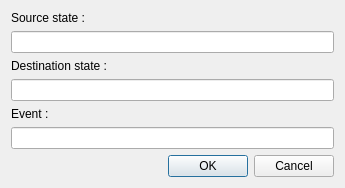
<?xml version="1.0" encoding="UTF-8"?>
<ui version="4.0">
 <class>Create_transition_dialog</class>
 <widget class="QDialog" name="Create_transition_dialog">
  <property name="geometry">
   <rect>
    <x>0</x>
    <y>0</y>
    <width>345</width>
    <height>182</height>
   </rect>
  </property>
  <property name="windowTitle">
   <string>Dialog</string>
  </property>
  <layout class="QVBoxLayout" name="verticalLayout">
   <item>
    <widget class="QLabel" name="label_2">
     <property name="text">
      <string>Source state :</string>
     </property>
    </widget>
   </item>
   <item>
    <widget class="QLineEdit" name="edit_source"/>
   </item>
   <item>
    <widget class="QLabel" name="label_3">
     <property name="text">
      <string>Destination state :</string>
     </property>
    </widget>
   </item>
   <item>
    <widget class="QLineEdit" name="edit_dest"/>
   </item>
   <item>
    <widget class="QLabel" name="label_4">
     <property name="text">
      <string>Event :</string>
     </property>
    </widget>
   </item>
   <item>
    <widget class="QLineEdit" name="edit_event"/>
   </item>
   <item>
    <layout class="QHBoxLayout" name="horizontalLayout">
     <item>
      <widget class="QLabel" name="label_alert">
       <property name="sizePolicy">
        <sizepolicy hsizetype="Expanding" vsizetype="Preferred">
         <horstretch>0</horstretch>
         <verstretch>0</verstretch>
        </sizepolicy>
       </property>
       <property name="palette">
        <palette>
         <active>
          <colorrole role="Text">
           <brush brushstyle="SolidPattern">
            <color alpha="255">
             <red>255</red>
             <green>0</green>
             <blue>0</blue>
            </color>
           </brush>
          </colorrole>
          <colorrole role="PlaceholderText">
           <brush brushstyle="SolidPattern">
            <color alpha="128">
             <red>255</red>
             <green>0</green>
             <blue>0</blue>
            </color>
           </brush>
          </colorrole>
         </active>
         <inactive>
          <colorrole role="Text">
           <brush brushstyle="SolidPattern">
            <color alpha="255">
             <red>255</red>
             <green>0</green>
             <blue>0</blue>
            </color>
           </brush>
          </colorrole>
          <colorrole role="PlaceholderText">
           <brush brushstyle="SolidPattern">
            <color alpha="128">
             <red>255</red>
             <green>0</green>
             <blue>0</blue>
            </color>
           </brush>
          </colorrole>
         </inactive>
         <disabled>
          <colorrole role="Text">
           <brush brushstyle="SolidPattern">
            <color alpha="96">
             <red>164</red>
             <green>166</green>
             <blue>168</blue>
            </color>
           </brush>
          </colorrole>
          <colorrole role="PlaceholderText">
           <brush brushstyle="SolidPattern">
            <color alpha="128">
             <red>208</red>
             <green>208</green>
             <blue>208</blue>
            </color>
           </brush>
          </colorrole>
         </disabled>
        </palette>
       </property>
       <property name="text">
        <string/>
       </property>
      </widget>
     </item>
     <item>
      <widget class="QDialogButtonBox" name="buttonBox">
       <property name="orientation">
        <enum>Qt::Horizontal</enum>
       </property>
       <property name="standardButtons">
        <set>QDialogButtonBox::Cancel|QDialogButtonBox::Ok</set>
       </property>
      </widget>
     </item>
    </layout>
   </item>
  </layout>
 </widget>
 <resources/>
 <connections>
  <connection>
   <sender>buttonBox</sender>
   <signal>rejected()</signal>
   <receiver>Create_transition_dialog</receiver>
   <slot>reject()</slot>
   <hints>
    <hint type="sourcelabel">
     <x>316</x>
     <y>260</y>
    </hint>
    <hint type="destinationlabel">
     <x>286</x>
     <y>274</y>
    </hint>
   </hints>
  </connection>
 </connections>
</ui>
